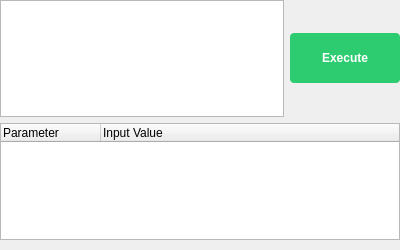
<?xml version="1.0" encoding="UTF-8"?>
<ui version="4.0">
 <class>RoutineWidget</class>
 <widget class="QWidget" name="RoutineWidget">
  <property name="geometry">
   <rect>
    <x>0</x>
    <y>0</y>
    <width>400</width>
    <height>250</height>
   </rect>
  </property>
  <layout class="QVBoxLayout" name="verticalLayout">
   <property name="leftMargin">
    <number>0</number>
   </property>
   <property name="topMargin">
    <number>0</number>
   </property>
   <property name="rightMargin">
    <number>0</number>
   </property>
   <property name="bottomMargin">
    <number>10</number>
   </property>
   <item>
    <layout class="QHBoxLayout" name="horizontalLayout">
     <item>
      <widget class="QTextEdit" name="routineTitleBox">
       <property name="maximumHeight">
        <number>65</number>
       </property>
       <property name="readOnly">
        <bool>true</bool>
       </property>
      </widget>
     </item>
     <item>
      <widget class="QPushButton" name="btnExecute">
       <property name="minimumSize">
        <size>
         <width>110</width>
         <height>50</height>
        </size>
       </property>
       <property name="styleSheet">
        <string>QPushButton { background-color: #2ecc71; color: white; font-weight: bold; border-radius: 4px; }</string>
       </property>
       <property name="text">
        <string>Execute</string>
       </property>
      </widget>
     </item>
    </layout>
   </item>
   <item>
    <widget class="QTreeWidget" name="paramTree">
     <property name="minimumHeight">
      <number>130</number>
     </property>
     <property name="sizePolicy">
      <sizepolicy hsizetype="Expanding" vsizetype="Expanding">
       <horstretch>0</horstretch>
       <verstretch>0</verstretch>
      </sizepolicy>
     </property>
     <property name="verticalScrollBarPolicy">
      <enum>Qt::ScrollBarAlwaysOff</enum>
     </property>
     <property name="alternatingRowColors">
      <bool>true</bool>
     </property>
     <property name="columnCount">
      <number>2</number>
     </property>
     <attribute name="headerVisible">
      <bool>true</bool>
     </attribute>
     <column>
      <property name="text">
       <string>Parameter</string>
      </property>
     </column>
     <column>
      <property name="text">
       <string>Input Value</string>
      </property>
     </column>
    </widget>
   </item>
  </layout>
 </widget>
 <resources/>
 <connections/>
</ui>
